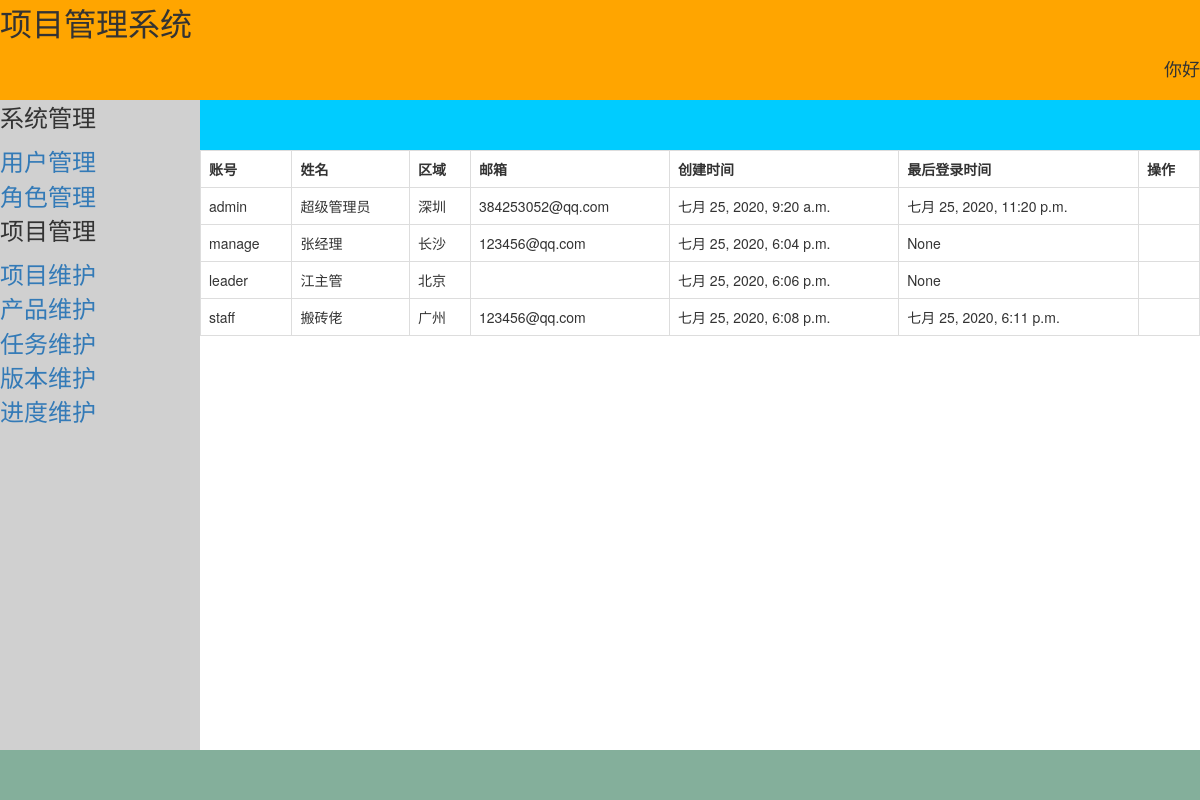
Before: /system/user/ with the older database file.
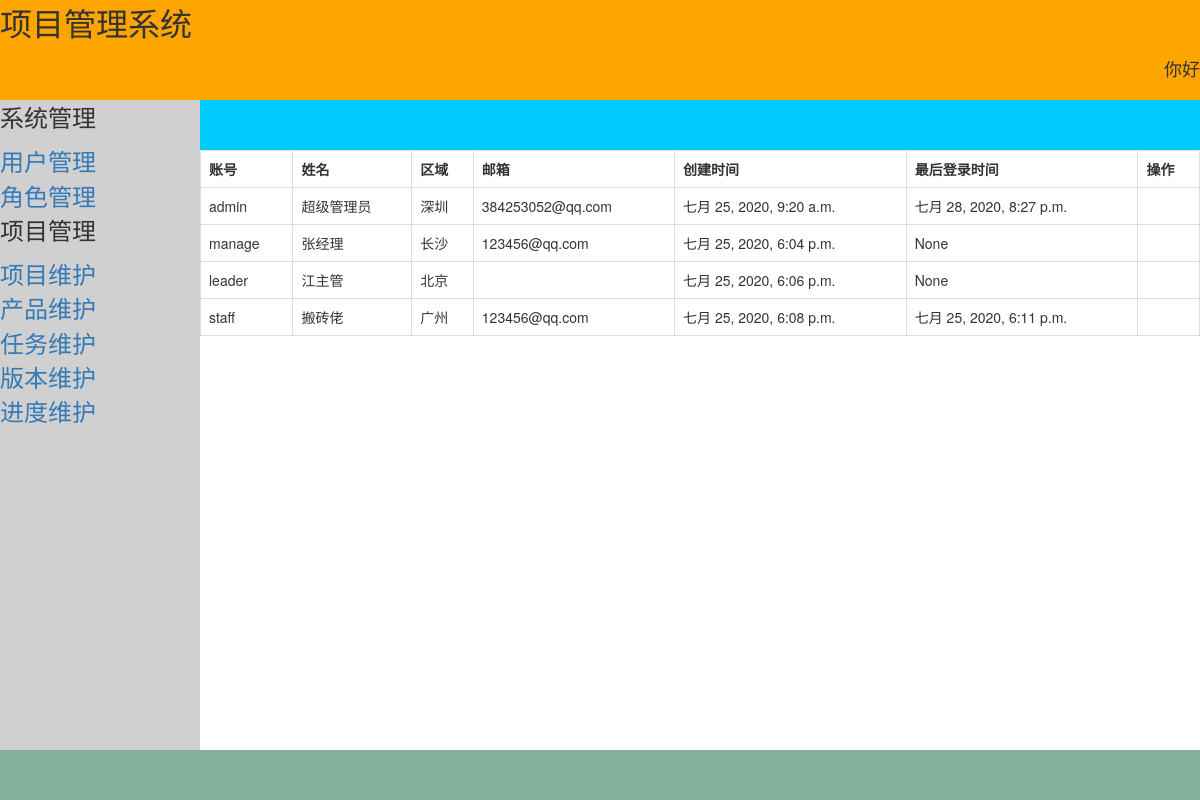
After: the same page with the newer database file.
### login/models.py (models this page shows)
class User(AbstractUser):
    area = models.CharField(max_length=20, verbose_name='地区')
    class Meta:
        verbose_name = '用户'
        verbose_name_plural = '用户'
        ordering = ['id']

### system/views.py (the view)
# urls.py: path('user/', views.user, name='user'),
def user(request):
    if User.objects.count() == 0:  # 如果没有用户
        context = {
            'wrong': '暂无数据',
        }
    else:
        context = {
            'userset': User.objects.all(),
        }
    return render(request, 'system/user.html', context)

### system/templates/system/user.html (shortened to what this page needs)
{% extends 'login/base.html' %}
    {% block right %}
    <TABLE class="table table-hover table-bordered">
        <TR>
            <th>账号</th>
            <th>姓名</th>
            <th>区域</th>
            <th>邮箱</th>
            <th>创建时间</th>
            <th>最后登录时间</th>
            <th>操作</th>
        </TR>
        {% for user in userset %}
            <TR>
                <TD>{{user.username}}</TD>
                <TD>{{user.first_name}}</TD>
                <TD>{{user.area}}</TD>
                <TD>{{user.email}}</TD>
                <TD>{{user.date_joined}}</TD>
                <TD>{{user.last_login}}</TD>
                <TD></TD>
            </TR>
        {% endfor%}
    </TABLE>
    {% endblock right %}

Changed rows visible on the page:
changed User "admin": last_login "七月 25, 2020, 11:20 p.m." → "七月 28, 2020, 8:27 p.m."
